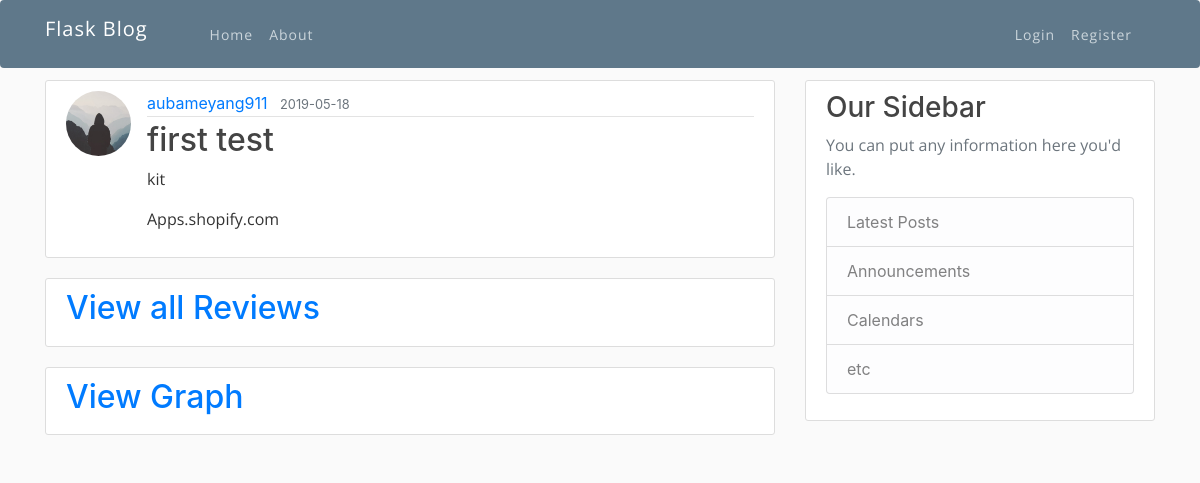
The page /post/14 on the database its author committed.
### flaskblog/models.py (models this page shows, shortened)
class User(db.Model, UserMixin):
    id = db.Column(db.Integer, primary_key=True)
    username = db.Column(db.String(20), unique=True, nullable=False)
    email = db.Column(db.String(120), unique=True, nullable=False)
    image_file = db.Column(db.String(20), nullable=False, default='default.jpg')
    password = db.Column(db.String(60), nullable=False)
    posts = db.relationship('Post', backref='Client', lazy=True, cascade="save-update, merge, delete")

class Post(db.Model):
    id = db.Column(db.Integer, primary_key=True)
    title = db.Column(db.String(100), nullable=False)
    date_posted = db.Column(db.DateTime, nullable=False, default=datetime.utcnow)
    keywords = db.Column(db.Text, nullable=False)
    url=db.Column(db.Text, nullable=False)
    user_id = db.Column(db.Integer, db.ForeignKey('user.id'), nullable=False)
    reviews = db.relationship('Review', backref='origin', lazy=True)
    graphs= db.relationship('Graph', backref='gg', lazy=True, cascade="save-update, merge, delete")

### flaskblog/routes.py (the view)
@app.route("/post/<int:post_id>")
def post(post_id):
    post = Post.query.get_or_404(post_id)
    return render_template('post.html', title=post.title, post=post)

### flaskblog/templates/post.html (shortened to what this page needs)
{% extends "layout.html" %}
{% block content %}
  <article class="media content-section">
    <img class="rounded-circle article-img" src="{{ url_for('static', filename='profile_pics/' + post.Client.image_file) }}">
    <div class="media-body">
      <div class="article-metadata">
        <a class="mr-2" href="{{ url_for('user_posts', username=post.Client.username) }}">{{ post.Client.username }}</a>
        <small class="text-muted">{{ post.date_posted.strftime('%Y-%m-%d') }}</small>
      </div>
      <h2 class="article-title">{{ post.title }}</h2>
      <p class="article-content">{{ post.keywords }}</p>
      <p class="article-content">{{ post.url }}</p>
    </div>
  </article>
  <article class="media content-section">
    <div>
      <h2 class="article-title">
      <a  href="{{ url_for('reviews', post_id=post.id) }}">View all Reviews</a>
      </h2>
    </div>
  </article>
  <article class="media content-section">
    <div>
      <h2 class="article-title">
      <a  href="{{ url_for('graph',post_id=post.id)}}">View Graph</a>
      </h2>
    </div>
  </article>
{% endblock content %}

### flaskblog/static/style.css (style rules this page uses)
html, body, div, span, applet, object, iframe, h1, h2, h3, h4, h5, h6, p, blockquote, pre, a, abbr, acronym, address, big, cite, code, del, dfn, em, img, ins, kbd, q, s, samp, small, strike, strong, sub, sup, tt, var, b, u, i, center, dl, dt, dd, ol, ul, li, fieldset, form, label, legend, table, caption, tbody, tfoot, thead, tr, th, td, article, aside, canvas, details, embed, figure, figcaption, footer, header, hgroup, menu, nav, output, ruby, section, summary, time, mark, audio, video { margin: 0; padding: 0; border: 0; font-size: 100%; font: inherit; vertical-align: baseline; }
article, aside, details, figcaption, figure, footer, header, hgroup, menu, nav, section { display: block; }
body { line-height: 1; }
html * { -webkit-font-smoothing: antialiased; -moz-osx-font-smoothing: grayscale; }
*, *:after, *:before { -webkit-box-sizing: border-box; -moz-box-sizing: border-box; box-sizing: border-box; }
h1, h2, h3, h4, h5, h6 { font-family: Open Sans; }
p { font-family: Open Sans; }

### flaskblog/static/main.css (style rules this page uses)
body { background: #fafafa; color: #333333; margin-top: 5rem; }
h1, h2, h3, h4, h5, h6 { color: #444444; }
.content-section { background: #ffffff; padding: 10px 20px; border: 1px solid #dddddd; border-radius: 3px; margin-bottom: 20px; }
.article-title { color: #444444; }
.article-content { white-space: pre-line; }
.article-img { height: 65px; width: 65px; margin-right: 16px; }
.article-metadata { padding-bottom: 1px; margin-bottom: 4px; border-bottom: 1px solid #e3e3e3 }

### rows shown on the page
User: image_file (placeholder picture), Client.username "aubameyang911"
Post: date_posted "2019-05-18", title "first test", keywords "kit", url "Apps.shopify.com"
